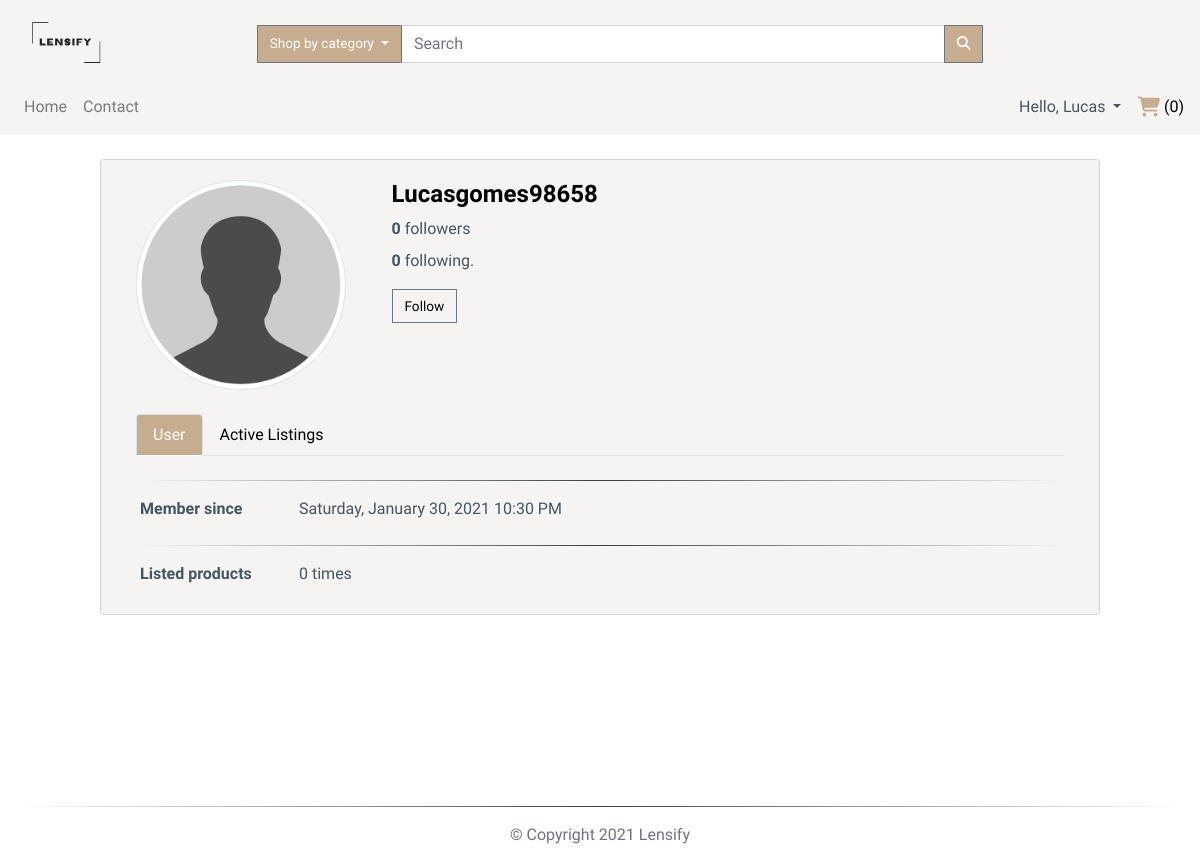
/profile/LucasGomes98658 (signed in), run on the app's committed database.
### app/models.py (models this page shows, shortened)
class TimestampMixin(object):
    created_at = db.Column(db.DateTime, nullable=False,
                           default=datetime.utcnow)
    updated_at = db.Column(db.DateTime, onupdate=datetime.utcnow)

class User(db.Model, TimestampMixin, UserMixin):
    __tablename__ = "users"
    id = db.Column(db.Integer, primary_key=True)
    first_name = db.Column(db.String(50), nullable=False)
    last_name = db.Column(db.String(50), nullable=False)
    username = db.Column(db.String(50), unique=True, nullable=False)
    email = db.Column(db.String(115), unique=True, nullable=False)
    image_file = db.Column(db.String(80), nullable=False,
                           default="default.jpg")
    password_hash = db.Column(db.String(60), nullable=False)
    items_for_sale = db.relationship(
        "ItemForSale", backref="seller", lazy="dynamic")
    orders = db.relationship("Order", backref="buyer", lazy=True)
    address = db.relationship(
        "Address", secondary="user_addresses", backref="user", lazy="dynamic"
    )
    followed = db.relationship(
        "User", secondary=followers,
        primaryjoin=(followers.c.follower_id == id),
        secondaryjoin=(followers.c.followed_id == id),
        backref=db.backref("followers", lazy="dynamic"), lazy="dynamic")
    reviewed = db.relationship(
        "Review", backref="user_reviewed", primaryjoin=(Review.user_reviewed_id == id), lazy="dynamic"
    )
    reviewer = db.relationship(
        "Review", backref="user_reviewer", primaryjoin=(Review.user_reviewer_id == id), lazy="dynamic"
    )
    def is_following(self, user):
        return self.followed.filter(
            followers.c.followed_id == user.id).count() > 0
    def followed_items(self):
        return ItemForSale.query.join(
            followers, (followers.c.followed_id == ItemForSale.seller_id)).filter(
                followers.c.follower_id == self.id).filter(ItemForSale.sold == False).order_by(
                    ItemForSale.id.desc())

### app/routes.py (the view)
@app.route("/profile/<username>", methods=["GET"])
@login_required
def user(username):
    page = request.args.get('page', 1, type=int)
    user = User.query.filter_by(username=username).first_or_404()
    rate = db.session.query(func.avg(Review.rating).label(
        'average')).filter(Review.user_reviewed_id == user.id)
    if rate[0].average:
        avg = round(rate[0].average, 2)
    else:
        avg = 0
    items_following = current_user.followed_items().paginate(
        page, app.config['LISTINGS_PER_PAGE'], False)
    next_url_following = url_for('user', username=username, page=items_following.next_num) \
        if items_following.has_next else None
    prev_url_following = url_for('user', username=username, page=items_following.prev_num) \
        if items_following.has_prev else None
    user_items_count = ItemForSale.query.filter_by(seller=user).count()
    user_items_sold = ItemForSale.query.filter_by(
        sold=True, seller=current_user).order_by(ItemForSale.id.desc()).paginate(
        page, app.config['LISTINGS_PER_PAGE'], False)
    next_url_sold = url_for('user', username=username, page=user_items_sold.next_num) \
        if items_following.has_next else None
    prev_url_sold = url_for('user', username=username, page=user_items_sold.prev_num) \
        if items_following.has_prev else None
    user_items_active = ItemForSale.query.filter_by(
        seller=user, sold=False).order_by(ItemForSale.id.desc()).paginate(
        page, app.config['LISTINGS_PER_PAGE'], False)
    next_url_active = url_for('user', username=username, page=user_items_active.next_num) \
        if items_following.has_next else None
    prev_url_active = url_for('user', username=username, page=user_items_active.prev_num) \
        if items_following.has_prev else None
    return render_template("user.html", title="Account", user=user, user_items_active=user_items_active.items,
                           user_items_count=user_items_count, user_items_sold=user_items_sold.items,
                           items_following=items_following.items, page_num=items_following.iter_pages(),
                           page_num1=user_items_sold.iter_pages(), page_num2=user_items_active.iter_pages(),
                           page=page, next_url_active=next_url_active, prev_url_active=prev_url_active,
                           next_url_following=next_url_following, prev_url_following=prev_url_following,
                           next_url_sold=next_url_sold, prev_url_sold=prev_url_sold, average=avg)

### app/models.py (called while the page is built)
@login_manager.user_loader
def load_user(user_id):
    return User.query.get(int(user_id))

### app/routes.py (called while the page is built)
@app.before_request
def before_request():
    if current_user.is_authenticated:
        current_user.updated_at = datetime.utcnow()
        db.session.commit()

@app.context_processor
def inject_categories():
    categories = Category.query.join(
        ItemForSale, (Category.id == ItemForSale.category_id)).filter(ItemForSale.sold == False).all()
    return dict(categories=categories)

### app/templates/user.html (shortened to what this page needs)
{% extends "layout.html" %}
{%block app_content%}
<div id="profile-page">
  <div class="row mt-4 mb-4">
    <div class="card custom-bg col-12 col-md-10 mx-auto">
      <div class="card-body">
        <div class="card-title mb-4">
          <div class="row justify-content-start">
            <div class="image-container col-5 col-md-3">
              <div class="image">
                <img src="{{url_for('static', filename='img/profile/' + user.image_file)}}" id="imgProfile"
                  class="img-thumbnail rounded-circle" />
              </div>
            </div>
            <div class="userData col-5 ml-3">
              <h2 class="d-block">
                <a href="#">{{ user.username.capitalize() }}</a>
              </h2>
              <p class="mb-2">
                <span class="font-weight-bold">
                  {{ user.followers.count() }}
                </span>
                followers
              </p>
              <p>
                <span class="font-weight-bold">
                  {{ user.followed.count() }}
                </span>
                following.
              </p>
              {% if not current_user.is_following(user) %}
              <p>
                <a class="btn btn-outline-secondary no-radius"
                  href="{{ url_for('follow', username=user.username) }}">Follow</a>
              </p>
              {% else %}
              <p>
                <a class="btn btn-outline-secondary no-radius"
                  href="{{ url_for('unfollow', username=user.username) }}">Unfollow</a>
              </p>
              {% endif %}
            </div>
          </div>
        </div>
        <div class="row">
          <div class="col-12">
            <ul class="nav nav-tabs mb-4" id="myTab" role="tablist">
              <li class="nav-item active">
                <a class="nav-link active" id="basic-info-tab" data-toggle="tab" href="#basic-info" role="tab"
                  aria-controls="basic-info" aria-selected="true">User</a>
              </li>
              <li class="nav-item">
                <a class="nav-link" id="live-items-tab" data-toggle="tab" href="#live-items" role="tab"
                  aria-controls="live-items" aria-selected="false">Active Listings</a>
              </li>
            </ul>
            <div class="tab-content ml-1" id="tabContent">
              <div class="tab-pane fade show active" id="basic-info" role="tabpanel" aria-labelledby="basic-info-tab">
                <hr>
                <div class="row">
                  <div class="col-sm-3 col-md-2 col-5">
                    <label ">Member since</label>
                    </div>
                    <div class=" col-md-8 col-6">
                      {{ moment(user.created_at).format('LLLL') }}
                  </div>
                </div>
                <hr>
                <div class="row">
                  <div class="col-sm-3 col-md-2 col-5">
                    <label ">Listed products</label>
                    </div>
                    <div class=" col-md-8 col-6">
                      {{ user_items_count }} times
                  </div>
                </div>
              </div>
            </div>
          </div>
        </div>
      </div>
    </div>
  </div>
</div>
{% endblock app_content %}

### app/templates/layout.html (shortened to what this page needs)
{% extends "bootstrap/base.html" %}
{% block styles %}
<link rel="stylesheet" href="https://stackpath.bootstrapcdn.com/bootstrap/4.5.0/css/bootstrap.min.css"
>
<link rel="stylesheet" href="https://cdnjs.cloudflare.com/ajax/libs/animate.css/3.7.0/animate.css" />
<link rel="stylesheet" href="{{url_for('.static', filename='css/styles.css')}}" />
{% endblock styles %}
{% block body %}
{% block navbar %}
<nav class="navbar navbar-expand-lg navbar-light custom-bg">
  <a href="{{url_for('index')}}" class="col-4 col-md-2 logo-container">
    <img class="navbar-brand img-fluid mt-2" src="{{url_for('.static', filename='img/logo.png')}}" alt="logo" />
  </a>
  <div class="collapse navbar-collapse pt-2 col-12 col-lg-9" id="search">
    <form class="form-inline col-12 input-group" method='POST' action="{{ url_for('search') }}">
      <div class="dropdown ml-3 input-group-append">
        <button class="btn btn-secondary dropdown-toggle no-radius" type="button" id="dropdownMenuButton"
          data-toggle="dropdown" aria-haspopup="true" aria-expanded="false">
          Shop by category
        </button>
      </div>
      <input class="form-control col-8 input-group-append" type="search" placeholder="Search" aria-label="Search" name="search" >
      <div class="input-group-append">
        <button class="btn btn-secondary no-radius" type="submit">
          <i class="fas fa-search"></i>
        </button>
      </div>
    </form>
  </div>
</nav>
<nav class="navbar navbar-expand-lg navbar-light custom-bg py-0">
  <div id="links" class="collapse navbar-collapse py-2">
    <div class="navbar-nav text-center">
      <a class="nav-item nav-link" href="{{url_for('index')}}">Home</a>
      <a class="nav-item nav-link" href="{{url_for('contact')}}">Contact</a>
    </div>
    <div class="navbar-nav ml-auto text-center">
      {% if current_user.is_authenticated %}
      <div class="dropdown">
        <a class="dropdown-toggle" type="button" id="dropdownMenuButton" data-toggle="dropdown" aria-haspopup="true"
          aria-expanded="false">
          Hello, {{current_user.first_name.capitalize()}}
        </a>
      </div>
      <div class="ml-3 text-center d-none d-lg-block" id="cart">
        <a href="{{url_for('cart')}}">
          <i class="fas fa-shopping-cart fa-lg"></i> ({{session['cart']|length}})
        </a>
      </div>
      {%else%}
      <a class="nav-item nav-link mr-2" href="{{url_for('login')}}">Login</a>
      <a class="nav-item nav-link" href="{{url_for('register')}}">Register</a>
      {%endif%}
    </div>
  </div>
</nav>
{% endblock navbar%}
{% block content %}
<main class="my-auto">
  <div class="container-fluid">
    {% block app_content %} {% endblock app_content %}
  </div>
</main>
{% endblock content%}
<footer class="footer navbar-fixed-bottom">
  <div class="container-fluid">
    <hr>
    <p class="text-muted pb-3 text-center">
      &copy;
      Copyright
      Lensify
    </p>
  </div>
</footer>
{% endblock body %}

### app/static/css/styles.css (style rules this page uses)
:root { --main-color: #fff; --second-color: #425664; --third-color: #f6f4f2; --fourth-color: #c6ad8f; }
*, *::before, *::after { margin: 0; padding: 0; box-sizing: border-box; list-style: none; text-decoration: none; }
body, html { background: var(--main-color); min-height: 100vh; width: 100%; color: var(--second-color); font-family: "Raleway", sans-serif; word-break: normal; }
html { position: relative; }
.footer { position: absolute; bottom: 0; width: 100%; height: 10px; }
a { color: black; text-decoration: none; cursor: pointer; }
ul { margin: 0; }
P { word-break: normal; }
label { font-weight: bold; display: block; }
hr { border: none; height: 1px; background-image: linear-gradient( to right, rgba(0, 0, 0, 0), rgba(0, 0, 0, 0.75), rgba(0, 0, 0, 0) ); }
.btn { font-size: 85%; white-space: nowrap; }
.btn-secondary { filter: drop-shadow(5px 5px 1px rgba(0, 0, 0, 0.25)); background-color: var(--fourth-color); border-radius: 20px; color: var(--main-color); }
.no-radius { filter: none; border-radius: 0px; color: var(--main-color); }
.custom-bg { background-color: var(--third-color); }
.logo-container img { width: 70px; height: 55px; }
.fa-shopping-cart { color: var(--fourth-color); }
#profile-page .image-container .image { opacity: 1; display: block; width: 100%; height: auto; transition: 0.5s ease; backface-visibility: hidden; }
.userData h2 { font-size: 1.5rem; font-weight: bold; }
.btn-outline-secondary { color: black; }
.nav-tabs .nav-link.active { background-color: var(--fourth-color); color: var(--main-color); }

### data on the page
User: first_name "Lucas"
User: image_file (placeholder picture), username "Lucasgomes98658", created_at "Saturday, January 30, 2021 10:30 PM"

### other printed values
{{ session['cart']|length }} "0"
{{ user.followers.count() }} "0"
{{ user.followed.count() }} "0"
{{ user_items_count }} "0"
